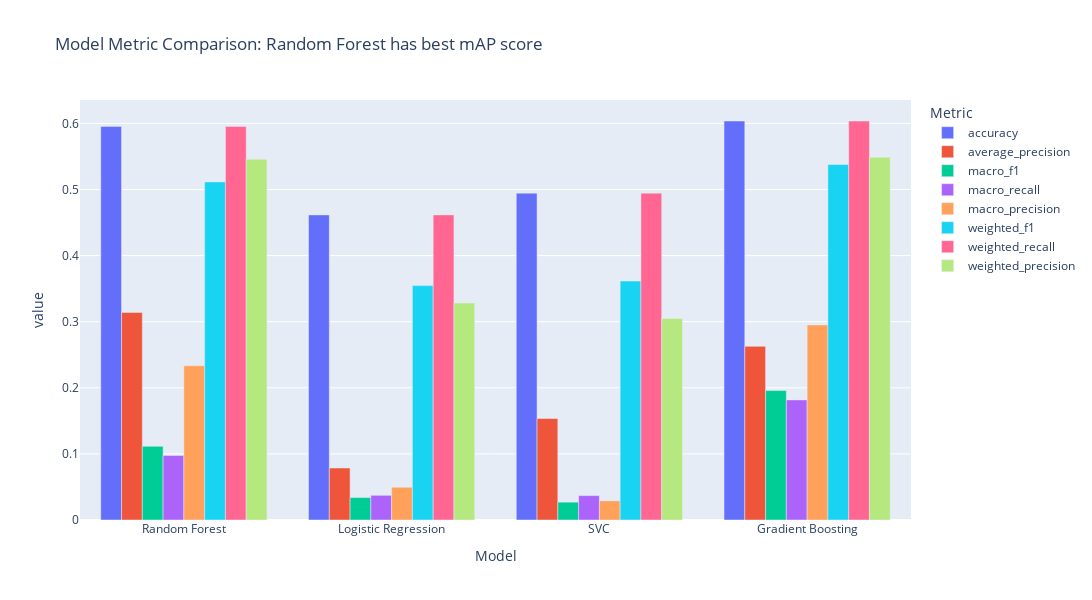

The cell this chart's notebook holds for it:
### Code cell
fig = px.bar(
    metrics_df,
    x='model_name',
    y='value',
    color='metric',
    barmode='group',
    title='Model Metric Comparison: Random Forest has best mAP score',
    labels={'Value': 'Score', 'model_name': 'Model', 'metric': 'Metric'}
)
fig.update_layout(width=1200, height=600, legend_title_text='Metric')
fig.show()

fig.write_image('images/model_metrics_comparison.png', width=1200, height=600)

### Figure 1 — Plotly figure (JSON) as saved in the notebook; plotly's stock layout.template omitted (floating-point values rounded to 4 significant figures)
{"data": [{"alignmentgroup": "True", "hovertemplate": "Metric=accuracy<br>Model=%{x}<br>value=%{y}<extra></extra>", "legendgroup": "accuracy", "marker": {"color": "#636efa", "pattern": {"shape": ""}}, "name": "accuracy", "offsetgroup": "accuracy", "orientation": "v", "showlegend": true, "textposition": "auto", "x": ["Random Forest", "Logistic Regression", "SVC", "Gradient Boosting"], "xaxis": "x", "y": [0.5955, 0.4616, 0.4945, 0.6036], "yaxis": "y", "type": "bar"}, {"alignmentgroup": "True", "hovertemplate": "Metric=average_precision<br>Model=%{x}<br>value=%{y}<extra></extra>", "legendgroup": "average_precision", "marker": {"color": "#EF553B", "pattern": {"shape": ""}}, "name": "average_precision", "offsetgroup": "average_precision", "orientation": "v", "showlegend": true, "textposition": "auto", "x": ["Random Forest", "Logistic Regression", "SVC", "Gradient Boosting"], "xaxis": "x", "y": [0.314, 0.07865, 0.1536, 0.2627], "yaxis": "y", "type": "bar"}, {"alignmentgroup": "True", "hovertemplate": "Metric=macro_f1<br>Model=%{x}<br>value=%{y}<extra></extra>", "legendgroup": "macro_f1", "marker": {"color": "#00cc96", "pattern": {"shape": ""}}, "name": "macro_f1", "offsetgroup": "macro_f1", "orientation": "v", "showlegend": true, "textposition": "auto", "x": ["Random Forest", "Logistic Regression", "SVC", "Gradient Boosting"], "xaxis": "x", "y": [0.1115, 0.03398, 0.02697, 0.1958], "yaxis": "y", "type": "bar"}, {"alignmentgroup": "True", "hovertemplate": "Metric=macro_recall<br>Model=%{x}<br>value=%{y}<extra></extra>", "legendgroup": "macro_recall", "marker": {"color": "#ab63fa", "pattern": {"shape": ""}}, "name": "macro_recall", "offsetgroup": "macro_recall", "orientation": "v", "showlegend": true, "textposition": "auto", "x": ["Random Forest", "Logistic Regression", "SVC", "Gradient Boosting"], "xaxis": "x", "y": [0.09761, 0.03737, 0.0369, 0.1817], "yaxis": "y", "type": "bar"}, {"alignmentgroup": "True", "hovertemplate": "Metric=macro_precision<br>Model=%{x}<br>value=%{y}<extra></extra>", "legendgroup": "macro_precision", "marker": {"color": "#FFA15A", "pattern": {"shape": ""}}, "name": "macro_precision", "offsetgroup": "macro_precision", "orientation": "v", "showlegend": true, "textposition": "auto", "x": ["Random Forest", "Logistic Regression", "SVC", "Gradient Boosting"], "xaxis": "x", "y": [0.2334, 0.04954, 0.02897, 0.2951], "yaxis": "y", "type": "bar"}, {"alignmentgroup": "True", "hovertemplate": "Metric=weighted_f1<br>Model=%{x}<br>value=%{y}<extra></extra>", "legendgroup": "weighted_f1", "marker": {"color": "#19d3f3", "pattern": {"shape": ""}}, "name": "weighted_f1", "offsetgroup": "weighted_f1", "orientation": "v", "showlegend": true, "textposition": "auto", "x": ["Random Forest", "Logistic Regression", "SVC", "Gradient Boosting"], "xaxis": "x", "y": [0.5115, 0.3546, 0.3615, 0.5378], "yaxis": "y", "type": "bar"}, {"alignmentgroup": "True", "hovertemplate": "Metric=weighted_recall<br>Model=%{x}<br>value=%{y}<extra></extra>", "legendgroup": "weighted_recall", "marker": {"color": "#FF6692", "pattern": {"shape": ""}}, "name": "weighted_recall", "offsetgroup": "weighted_recall", "orientation": "v", "showlegend": true, "textposition": "auto", "x": ["Random Forest", "Logistic Regression", "SVC", "Gradient Boosting"], "xaxis": "x", "y": [0.5955, 0.4616, 0.4945, 0.6036], "yaxis": "y", "type": "bar"}, {"alignmentgroup": "True", "hovertemplate": "Metric=weighted_precision<br>Model=%{x}<br>value=%{y}<extra></extra>", "legendgroup": "weighted_precision", "marker": {"color": "#B6E880", "pattern": {"shape": ""}}, "name": "weighted_precision", "offsetgroup": "weighted_precision", "orientation": "v", "showlegend": true, "textposition": "auto", "x": ["Random Forest", "Logistic Regression", "SVC", "Gradient Boosting"], "xaxis": "x", "y": [0.5459, 0.3284, 0.3049, 0.5489], "yaxis": "y", "type": "bar"}], "layout": {"xaxis": {"anchor": "y", "domain": [0.0, 1.0], "title": {"text": "Model"}}, "yaxis": {"anchor": "x", "domain": [0.0, 1.0], "title": {"text": "value"}}, "legend": {"title": {"text": "Metric"}, "tracegroupgap": 0}, "title": {"text": "Model Metric Comparison: Random Forest has best mAP score"}, "barmode": "group", "width": 1200, "height": 600}}
